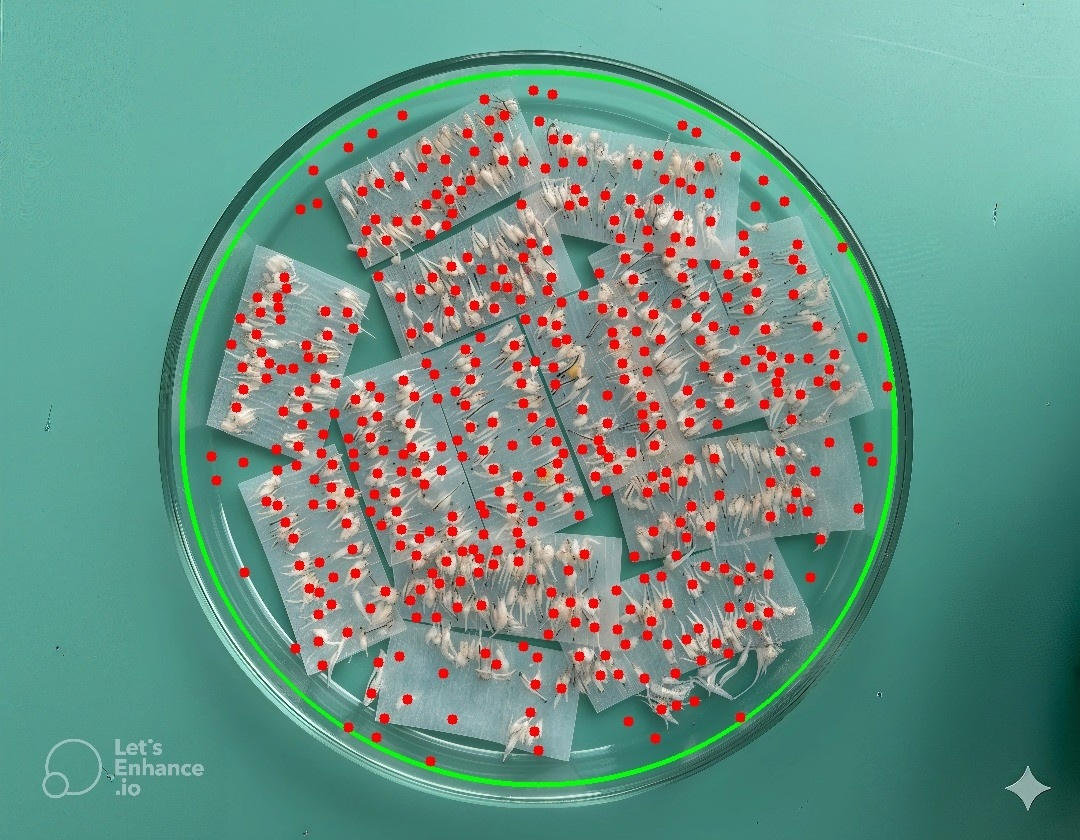
#> input picture dataset_yolo/train/images/d.jpg, 1080 x 840 px
$ python -i dish.py   (imports and definitions only)
#> lines starting #> are read from the running program, lines starting #| are printed output that depends on the picture; after the words box and inside, x2 and y2 are one past the last pixel; in counts of white or black regions, pixels touching at a corner belong together
#> further down, picture is the input picture: shape (840, 1080, 3); mean B, G, R 135.5, 148, 107.2
# core/dish.py
import cv2
import numpy as np

def _odd(n: int) -> int:
    n = int(max(1, n))
    return n if n % 2 == 1 else n + 1

def detect_petri_mask(bgr: np.ndarray, erode_px: int = 30):
#> called with erode_px = 30
    h, w = bgr.shape[:2]
#> h = 840; w = 1080
    gray = cv2.cvtColor(bgr, cv2.COLOR_BGR2GRAY)
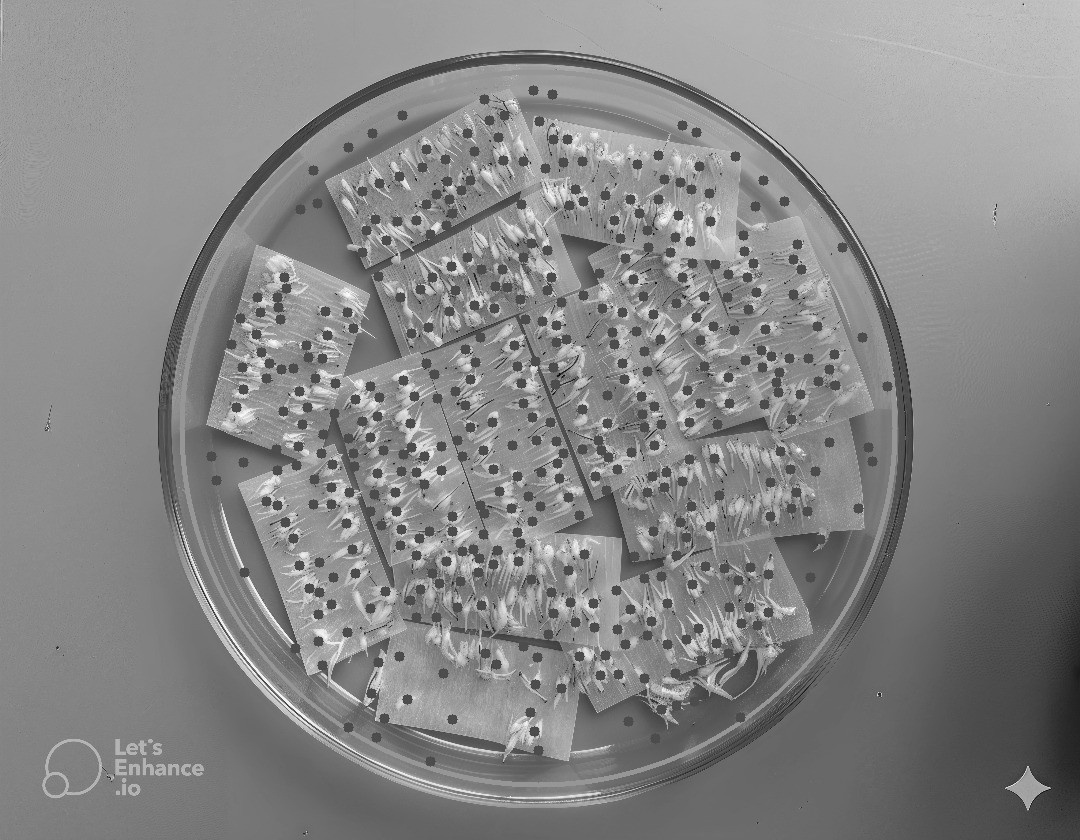
#> gray: shape (840, 1080); min 4, max 254, mean 134.3
    gray = cv2.GaussianBlur(gray, (0, 0), 3)
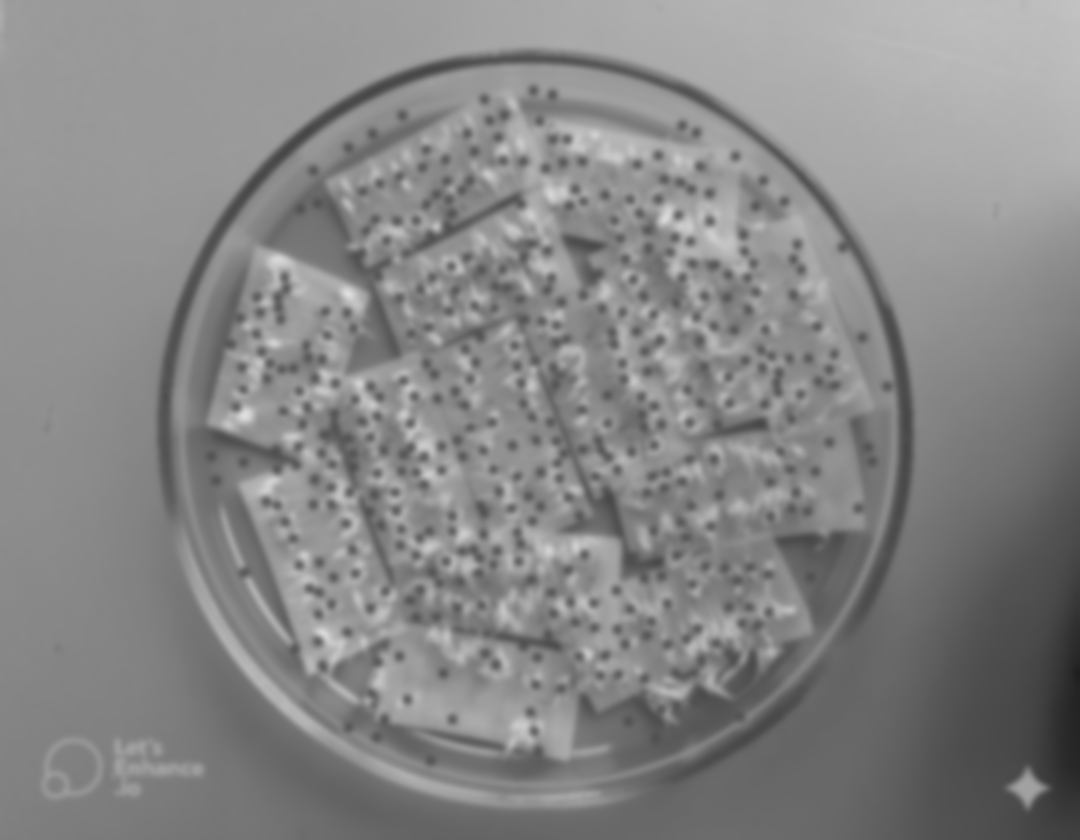
#> gray: shape (840, 1080); min 30, max 223, mean 134.3

    s = min(h, w)
#> s = 840
    rmin = max(20, int(0.25 * s / 2))
#> rmin = 105
    rmax = max(rmin + 5, int(0.98 * s / 2))
#> rmax = 411

    center = np.array([w / 2, h / 2], dtype=np.float32)
#> center = [540, 420]
    best = None

    def run_hough(param2: int):
        return cv2.HoughCircles(
            gray,
            cv2.HOUGH_GRADIENT,
            dp=1.2,
            minDist=s // 2,
            param1=120,
            param2=param2,
            minRadius=rmin,
            maxRadius=rmax,
        )

    circles = run_hough(param2=40)
#> circles = [[532.2, 425.4, 362]]

    if circles is None:
        circles = run_hough(param2=30)

    if circles is not None:
        circles = np.uint16(np.around(circles[0]))
#> circles = [[532, 425, 362]]

        def score(c):
            r = float(c[2])
#> r = 362
            cxy = c[:2].astype(np.float32)
#> cxy = [532, 425]
            d = float(np.linalg.norm(cxy - center))
#> d = 9.43
            # بزرگ‌تر + نزدیک‌تر به مرکز
            return (r) - 0.6 * d

        best = max(circles, key=score)
#> best = [532, 425, 362]

    if best is None:
        edges = cv2.Canny(gray, 60, 180)
        cnts, _ = cv2.findContours(edges, cv2.RETR_EXTERNAL, cv2.CHAIN_APPROX_SIMPLE)
        if cnts:
            cnt = max(cnts, key=cv2.contourArea)
            (x, y), r = cv2.minEnclosingCircle(cnt)
            best = np.array([int(x), int(y), int(r)], dtype=np.int32)

    mask = np.zeros((h, w), np.uint8)
    circle = None
    if best is not None:
        cx, cy, r = int(best[0]), int(best[1]), int(best[2])
#> cx = 532; cy = 425; r = 362
        cx = 0 if cx < 0 else (w - 1 if cx >= w else cx)
        cy = 0 if cy < 0 else (h - 1 if cy >= h else cy)
        r = int(max(5, min(r, int(0.99 * s / 2))))

        cv2.circle(mask, (cx, cy), r, 255, -1)
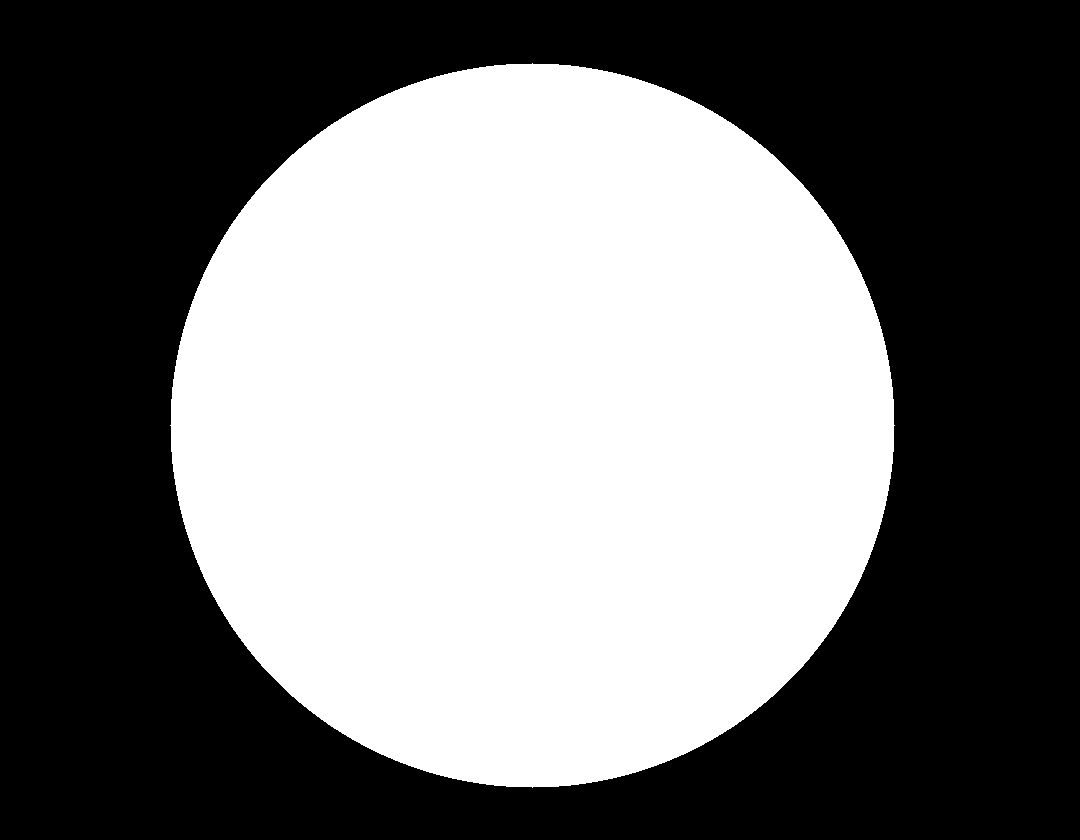
#> mask: shape (840, 1080); 45.4% white; 1 white region, box (x1, y1, x2, y2) and area: (170, 63, 895, 788) 411613

        erode_px = int(max(0, min(erode_px, max(2, s // 120))))
#> erode_px = 7
        if erode_px > 0:
            k = cv2.getStructuringElement(cv2.MORPH_ELLIPSE, (_odd(erode_px * 2 + 1), _odd(erode_px * 2 + 1)))
            mask = cv2.erode(mask, k, iterations=1)
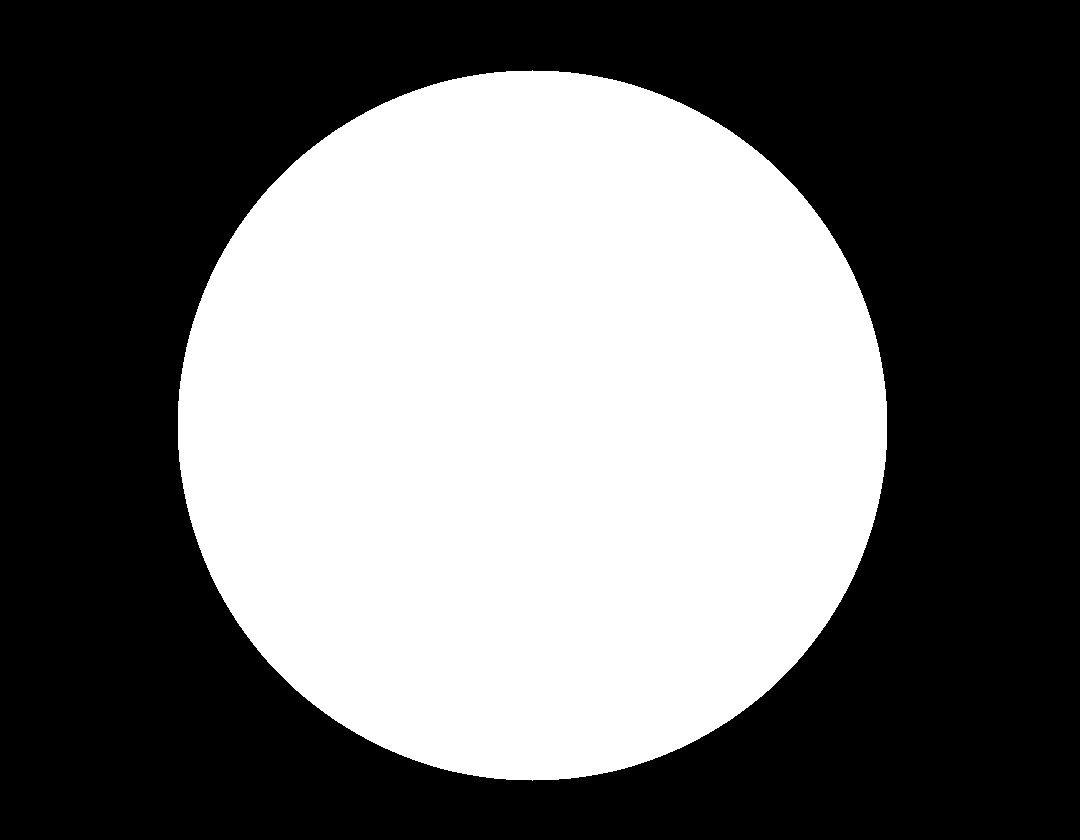
#> mask: shape (840, 1080); 43.6% white; 1 white region, box (x1, y1, x2, y2) and area: (178, 70, 887, 781) 395575

        circle = (cx, cy, r)
#> circle = (532, 425, 362)

    return mask, circle

>>> import cv2
>>> picture = cv2.imread('../dataset_yolo/train/images/d.jpg')
>>> result = detect_petri_mask(picture)
